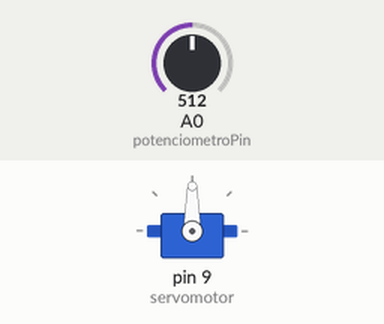
This sketch was run on a simulated Arduino Uno, built with avr-gcc and run on an emulated ATmega328P. Shown: servo. The inputs (shaded band) are chosen by the test bench; at power-on: A0 (potenciometroPin) = 512.

Above: at 1.2 s.
1.3 s: A0 (potenciometroPin) set to 716
At 2.4 s:
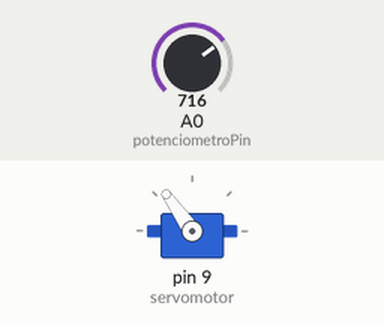
2.8 s: A0 (potenciometroPin) set to 900
At 3.8 s:
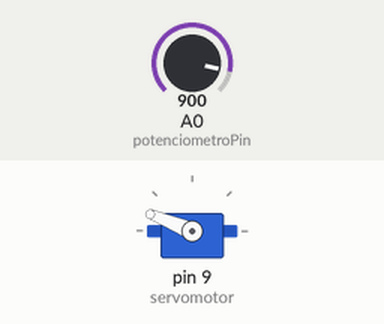
4.3 s: A0 (potenciometroPin) set to 1023
At 4.9 s:
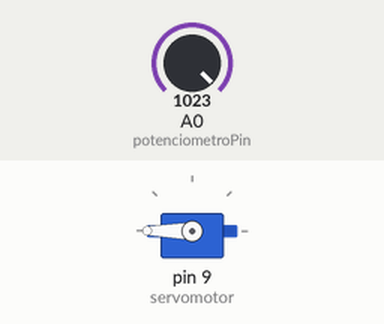
5.8 s: A0 (potenciometroPin) set to 306
At 7.0 s:
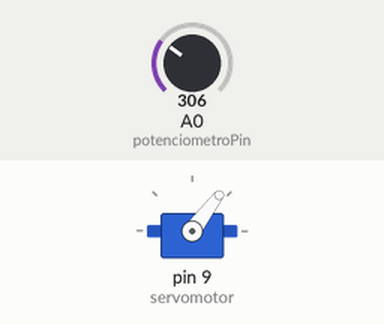
7.3 s: A0 (potenciometroPin) set to 122
At 8.5 s:
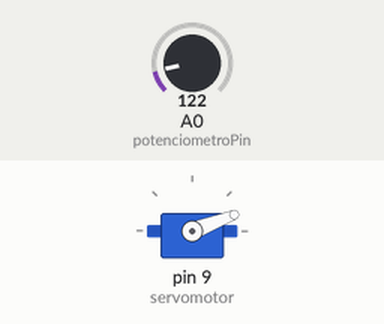
Timing chart, 0 to 9.8 s (numbered marks = the images above; inputs shaded):
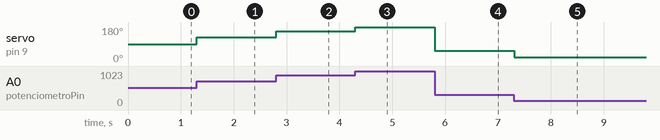

The sketch:

Servomotor_Potenciometro.ino
```cpp
#include <Servo.h>

Servo servomotor;

int potenciometroPin = A0;
int valorPotenciometro;

void setup() {
  servomotor.attach(9);
}

void loop() {
  valorPotenciometro = analogRead(potenciometroPin);
  valorPotenciometro = map(valorPotenciometro, 0, 1023, 0, 180);
	servomotor.write(valorPotenciometro);
  delay(8);
}
```

Measured:
- after the input at 1.3 s, servo on pin 9 (servomotor): 90° → 125° at once
- after the input at 2.8 s, servo on pin 9 (servomotor): 125° → 158° at once
- after the input at 4.3 s, servo on pin 9 (servomotor): 158° → 180° at once
- after the input at 5.8 s, servo on pin 9 (servomotor): 180° → 53° at once
- after the input at 7.3 s, servo on pin 9 (servomotor): 53° → 21° at once
